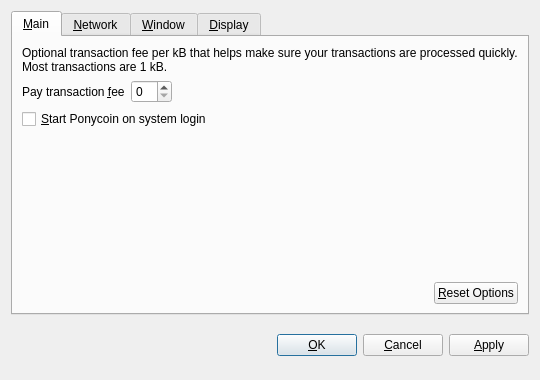
<?xml version="1.0" encoding="UTF-8"?>
<ui version="4.0">
 <class>OptionsDialog</class>
 <widget class="QDialog" name="OptionsDialog">
  <property name="geometry">
   <rect>
    <x>0</x>
    <y>0</y>
    <width>540</width>
    <height>380</height>
   </rect>
  </property>
  <property name="windowTitle">
   <string>Options</string>
  </property>
  <property name="modal">
   <bool>true</bool>
  </property>
  <layout class="QVBoxLayout" name="verticalLayout">
   <item>
    <widget class="QTabWidget" name="tabWidget">
     <property name="tabPosition">
      <enum>QTabWidget::North</enum>
     </property>
     <property name="currentIndex">
      <number>0</number>
     </property>
     <widget class="QWidget" name="tabMain">
      <attribute name="title">
       <string>&amp;Main</string>
      </attribute>
      <layout class="QVBoxLayout" name="verticalLayout_Main">
       <item>
        <widget class="QLabel" name="transactionFeeInfoLabel">
         <property name="text">
          <string>Optional transaction fee per kB that helps make sure your transactions are processed quickly. Most transactions are 1 kB.</string>
         </property>
         <property name="textFormat">
          <enum>Qt::PlainText</enum>
         </property>
         <property name="wordWrap">
          <bool>true</bool>
         </property>
        </widget>
       </item>
       <item>
        <layout class="QHBoxLayout" name="horizontalLayout_1_Main">
         <item>
          <widget class="QLabel" name="transactionFeeLabel">
           <property name="text">
            <string>Pay transaction &amp;fee</string>
           </property>
           <property name="textFormat">
            <enum>Qt::PlainText</enum>
           </property>
           <property name="buddy">
            <cstring>transactionFee</cstring>
           </property>
          </widget>
         </item>
         <item>
          <widget class="BitcoinAmountField" name="transactionFee"/>
         </item>
         <item>
          <spacer name="horizontalSpacer_1_Main">
           <property name="orientation">
            <enum>Qt::Horizontal</enum>
           </property>
           <property name="sizeHint" stdset="0">
            <size>
             <width>40</width>
             <height>20</height>
            </size>
           </property>
          </spacer>
         </item>
        </layout>
       </item>
       <item>
        <widget class="QCheckBox" name="bitcoinAtStartup">
         <property name="toolTip">
          <string>Automatically start Ponycoin after logging in to the system.</string>
         </property>
         <property name="text">
          <string>&amp;Start Ponycoin on system login</string>
         </property>
        </widget>
       </item>
       <item>
        <spacer name="verticalSpacer_Main">
         <property name="orientation">
          <enum>Qt::Vertical</enum>
         </property>
         <property name="sizeHint" stdset="0">
          <size>
           <width>20</width>
           <height>40</height>
          </size>
         </property>
        </spacer>
       </item>
       <item>
        <layout class="QHBoxLayout" name="horizontalLayout_2_Main">
         <item>
          <spacer name="horizontalSpacer_2_Main">
           <property name="orientation">
            <enum>Qt::Horizontal</enum>
           </property>
           <property name="sizeHint" stdset="0">
            <size>
             <width>40</width>
             <height>20</height>
            </size>
           </property>
          </spacer>
         </item>
         <item>
          <widget class="QPushButton" name="resetButton">
           <property name="toolTip">
            <string>Reset all client options to default.</string>
           </property>
           <property name="text">
            <string>&amp;Reset Options</string>
           </property>
           <property name="autoDefault">
            <bool>false</bool>
           </property>
          </widget>
         </item>
        </layout>
       </item>
      </layout>
     </widget>
     <widget class="QWidget" name="tabNetwork">
      <attribute name="title">
       <string>&amp;Network</string>
      </attribute>
      <layout class="QVBoxLayout" name="verticalLayout_Network">
       <item>
        <widget class="QCheckBox" name="mapPortUpnp">
         <property name="toolTip">
          <string>Automatically open the Ponycoin client port on the router. This only works when your router supports UPnP and it is enabled.</string>
         </property>
         <property name="text">
          <string>Map port using &amp;UPnP</string>
         </property>
        </widget>
       </item>
       <item>
        <widget class="QCheckBox" name="connectSocks">
         <property name="toolTip">
          <string>Connect to the Ponycoin network through a SOCKS proxy (e.g. when connecting through Tor).</string>
         </property>
         <property name="text">
          <string>&amp;Connect through SOCKS proxy:</string>
         </property>
        </widget>
       </item>
       <item>
        <layout class="QHBoxLayout" name="horizontalLayout_Network">
         <item>
          <widget class="QLabel" name="proxyIpLabel">
           <property name="text">
            <string>Proxy &amp;IP:</string>
           </property>
           <property name="textFormat">
            <enum>Qt::PlainText</enum>
           </property>
           <property name="buddy">
            <cstring>proxyIp</cstring>
           </property>
          </widget>
         </item>
         <item>
          <widget class="QValidatedLineEdit" name="proxyIp">
           <property name="maximumSize">
            <size>
             <width>140</width>
             <height>16777215</height>
            </size>
           </property>
           <property name="toolTip">
            <string>IP address of the proxy (e.g. 127.0.0.1)</string>
           </property>
          </widget>
         </item>
         <item>
          <widget class="QLabel" name="proxyPortLabel">
           <property name="text">
            <string>&amp;Port:</string>
           </property>
           <property name="textFormat">
            <enum>Qt::PlainText</enum>
           </property>
           <property name="buddy">
            <cstring>proxyPort</cstring>
           </property>
          </widget>
         </item>
         <item>
          <widget class="QLineEdit" name="proxyPort">
           <property name="maximumSize">
            <size>
             <width>55</width>
             <height>16777215</height>
            </size>
           </property>
           <property name="toolTip">
            <string>Port of the proxy (e.g. 9050)</string>
           </property>
          </widget>
         </item>
         <item>
          <widget class="QLabel" name="socksVersionLabel">
           <property name="text">
            <string>SOCKS &amp;Version:</string>
           </property>
           <property name="textFormat">
            <enum>Qt::PlainText</enum>
           </property>
           <property name="buddy">
            <cstring>socksVersion</cstring>
           </property>
          </widget>
         </item>
         <item>
          <widget class="QValueComboBox" name="socksVersion">
           <property name="toolTip">
            <string>SOCKS version of the proxy (e.g. 5)</string>
           </property>
          </widget>
         </item>
         <item>
          <spacer name="horizontalSpacer_Network">
           <property name="orientation">
            <enum>Qt::Horizontal</enum>
           </property>
           <property name="sizeHint" stdset="0">
            <size>
             <width>40</width>
             <height>20</height>
            </size>
           </property>
          </spacer>
         </item>
        </layout>
       </item>
       <item>
        <spacer name="verticalSpacer_Network">
         <property name="orientation">
          <enum>Qt::Vertical</enum>
         </property>
         <property name="sizeHint" stdset="0">
          <size>
           <width>20</width>
           <height>40</height>
          </size>
         </property>
        </spacer>
       </item>
      </layout>
     </widget>
     <widget class="QWidget" name="tabWindow">
      <attribute name="title">
       <string>&amp;Window</string>
      </attribute>
      <layout class="QVBoxLayout" name="verticalLayout_Window">
       <item>
        <widget class="QCheckBox" name="minimizeToTray">
         <property name="toolTip">
          <string>Show only a tray icon after minimizing the window.</string>
         </property>
         <property name="text">
          <string>&amp;Minimize to the tray instead of the taskbar</string>
         </property>
        </widget>
       </item>
       <item>
        <widget class="QCheckBox" name="minimizeOnClose">
         <property name="toolTip">
          <string>Minimize instead of exit the application when the window is closed. When this option is enabled, the application will be closed only after selecting Quit in the menu.</string>
         </property>
         <property name="text">
          <string>M&amp;inimize on close</string>
         </property>
        </widget>
       </item>
       <item>
        <spacer name="verticalSpacer_Window">
         <property name="orientation">
          <enum>Qt::Vertical</enum>
         </property>
         <property name="sizeHint" stdset="0">
          <size>
           <width>20</width>
           <height>40</height>
          </size>
         </property>
        </spacer>
       </item>
      </layout>
     </widget>
     <widget class="QWidget" name="tabDisplay">
      <attribute name="title">
       <string>&amp;Display</string>
      </attribute>
      <layout class="QVBoxLayout" name="verticalLayout_Display">
       <item>
        <layout class="QHBoxLayout" name="horizontalLayout_1_Display">
         <item>
          <widget class="QLabel" name="langLabel">
           <property name="text">
            <string>User Interface &amp;language:</string>
           </property>
           <property name="textFormat">
            <enum>Qt::PlainText</enum>
           </property>
           <property name="buddy">
            <cstring>lang</cstring>
           </property>
          </widget>
         </item>
         <item>
          <widget class="QValueComboBox" name="lang">
           <property name="toolTip">
            <string>The user interface language can be set here. This setting will take effect after restarting Ponycoin.</string>
           </property>
          </widget>
         </item>
        </layout>
       </item>
       <item>
        <layout class="QHBoxLayout" name="horizontalLayout_2_Display">
         <item>
          <widget class="QLabel" name="unitLabel">
           <property name="text">
            <string>&amp;Unit to show amounts in:</string>
           </property>
           <property name="textFormat">
            <enum>Qt::PlainText</enum>
           </property>
           <property name="buddy">
            <cstring>unit</cstring>
           </property>
          </widget>
         </item>
         <item>
          <widget class="QValueComboBox" name="unit">
           <property name="toolTip">
            <string>Choose the default subdivision unit to show in the interface and when sending coins.</string>
           </property>
          </widget>
         </item>
        </layout>
       </item>
       <item>
        <widget class="QCheckBox" name="displayAddresses">
         <property name="toolTip">
          <string>Whether to show Ponycoin addresses in the transaction list or not.</string>
         </property>
         <property name="text">
          <string>&amp;Display addresses in transaction list</string>
         </property>
        </widget>
       </item>
       <item>
        <widget class="QCheckBox" name="coinControlFeatures">
         <property name="toolTip">
          <string>Whether to show coin control features or not.</string>
         </property>
         <property name="text">
          <string>Display coin &amp;control features (experts only!)</string>
         </property>
        </widget>
       </item>
       <item>
        <spacer name="verticalSpacer_Display">
         <property name="orientation">
          <enum>Qt::Vertical</enum>
         </property>
         <property name="sizeHint" stdset="0">
          <size>
           <width>20</width>
           <height>40</height>
          </size>
         </property>
        </spacer>
       </item>
      </layout>
     </widget>
    </widget>
   </item>
   <item>
    <layout class="QHBoxLayout" name="horizontalLayout_Buttons">
     <item>
      <spacer name="horizontalSpacer_1">
       <property name="orientation">
        <enum>Qt::Horizontal</enum>
       </property>
       <property name="sizeHint" stdset="0">
        <size>
         <width>40</width>
         <height>48</height>
        </size>
       </property>
      </spacer>
     </item>
     <item>
      <widget class="QLabel" name="statusLabel">
       <property name="font">
        <font>
         <weight>75</weight>
         <bold>true</bold>
        </font>
       </property>
       <property name="text">
        <string/>
       </property>
       <property name="textFormat">
        <enum>Qt::PlainText</enum>
       </property>
       <property name="wordWrap">
        <bool>true</bool>
       </property>
      </widget>
     </item>
     <item>
      <spacer name="horizontalSpacer_2">
       <property name="orientation">
        <enum>Qt::Horizontal</enum>
       </property>
       <property name="sizeHint" stdset="0">
        <size>
         <width>40</width>
         <height>48</height>
        </size>
       </property>
      </spacer>
     </item>
     <item>
      <widget class="QPushButton" name="okButton">
       <property name="text">
        <string>&amp;OK</string>
       </property>
      </widget>
     </item>
     <item>
      <widget class="QPushButton" name="cancelButton">
       <property name="text">
        <string>&amp;Cancel</string>
       </property>
       <property name="autoDefault">
        <bool>false</bool>
       </property>
      </widget>
     </item>
     <item>
      <widget class="QPushButton" name="applyButton">
       <property name="text">
        <string>&amp;Apply</string>
       </property>
       <property name="autoDefault">
        <bool>false</bool>
       </property>
      </widget>
     </item>
    </layout>
   </item>
  </layout>
 </widget>
 <customwidgets>
  <customwidget>
   <class>BitcoinAmountField</class>
   <extends>QSpinBox</extends>
   <header>bitcoinamountfield.h</header>
  </customwidget>
  <customwidget>
   <class>QValueComboBox</class>
   <extends>QComboBox</extends>
   <header>qvaluecombobox.h</header>
  </customwidget>
  <customwidget>
   <class>QValidatedLineEdit</class>
   <extends>QLineEdit</extends>
   <header>qvalidatedlineedit.h</header>
  </customwidget>
 </customwidgets>
 <resources/>
 <connections/>
</ui>
